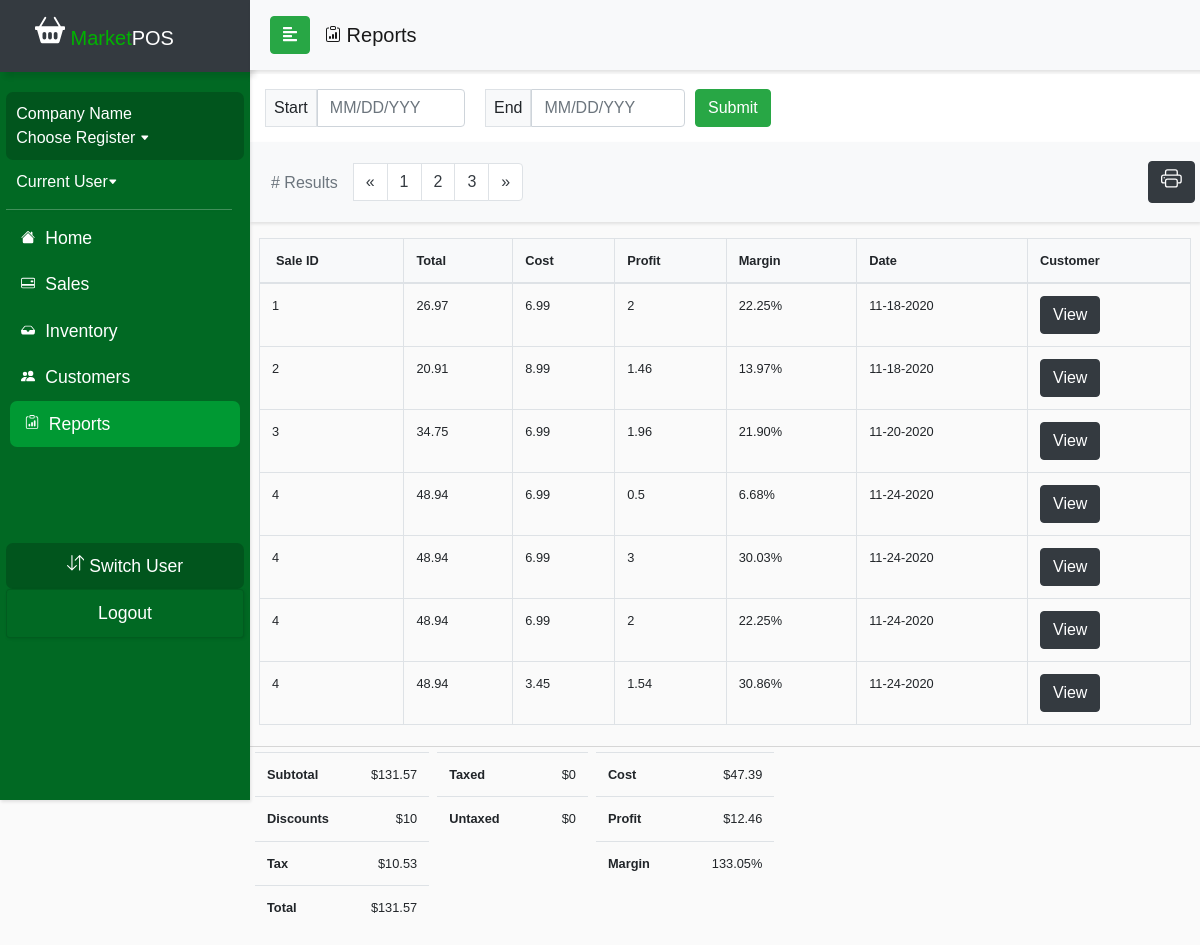
Before: /currentDraft/reportsMarginTemplate.php with the older database file.
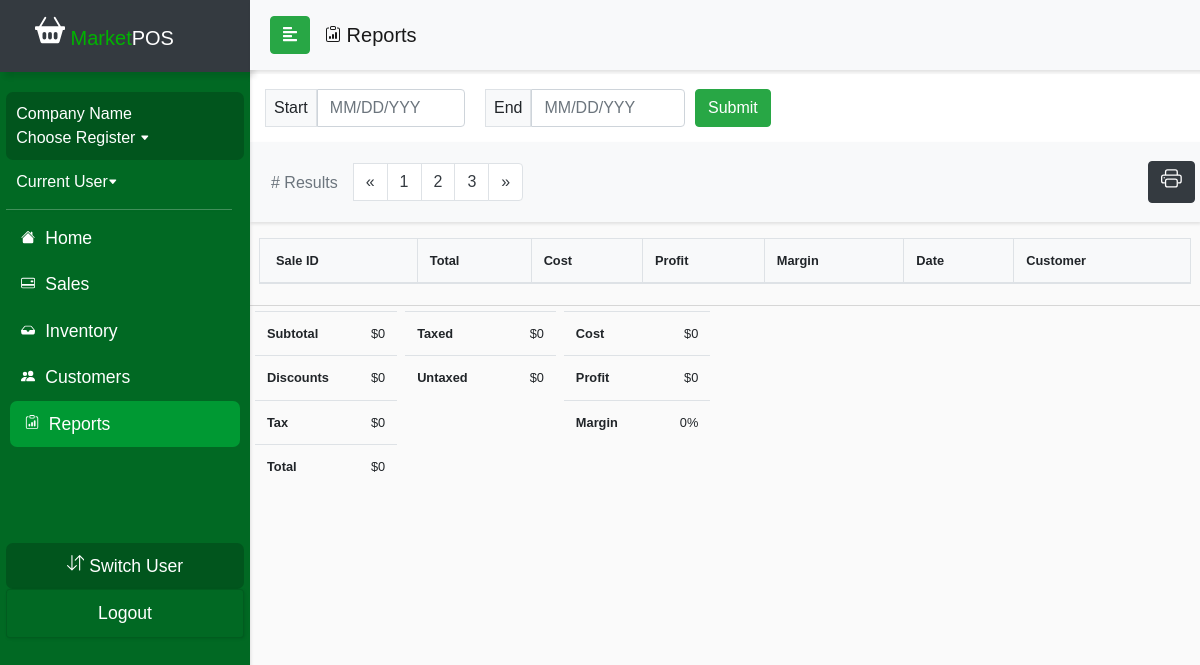
After: the same page with the newer database file.
### tables this page shows
CREATE TABLE `ticket_system` (
  `ticket_id` int(11) NOT NULL,
  `date` date DEFAULT NULL,
  `company_name` varchar(50) DEFAULT NULL,
  `time` time DEFAULT NULL,
  `quantity` int(11) DEFAULT NULL,
  `subtotal` float DEFAULT NULL,
  `total` float DEFAULT NULL,
  `discount` float DEFAULT NULL,
  `tax` float DEFAULT NULL,
  `tax_rate` float DEFAULT NULL,
  `cash` float DEFAULT NULL,
  `credit` float DEFAULT NULL,
  `cart_purchase` tinyint(1) DEFAULT NULL,
  `customer_id` int(11) DEFAULT NULL,
  `employee_id` int(11) DEFAULT NULL
);

CREATE TABLE `product_inventory` (
  `product_id` int(11) NOT NULL,
  `brand` varchar(50) NOT NULL,
  `description` varchar(50) NOT NULL,
  `productName` varchar(50) NOT NULL,
  `productType` varchar(50) NOT NULL,
  `productSubType` varchar(50) NOT NULL,
  `unit_price` float NOT NULL,
  `cost` float NOT NULL,
  `in_stock` int(11) NOT NULL,
  `vendor_id` int(11) DEFAULT NULL
);

### currentDraft/reportsMarginTemplate.php (the view, shortened to what the changed rows need)
<?php
include_once('config.php');
$query = "SELECT ticket_system.*, product_inventory.cost, product_inventory.unit_price FROM ticket_system
          LEFT JOIN cart_inprogress ON ticket_system.ticket_id=cart_inprogress.CID LEFT JOIN cart ON
          cart_inprogress.CID=cart.CID LEFT JOIN product_inventory ON cart.product_id=product_inventory.product_id";
$result = mysqli_query($conn, $query);
?>
<!DOCTYPE html>
<html>
<head>
  <link rel="stylesheet" href="css/bootstrap.min.css">
  <link rel="stylesheet" href="userStyle2.css">
  <link rel="stylesheet" href="css/jquery.mCustomScrollbar.min.css">
  <link rel="stylesheet" href="css/bootstrap-datepicker3.css">
</head>
<body>
  <div>
    <nav id="sidebar">
      <div class="sidebar-header bg-dark">
        <h1><span><a class="navbar-brand relative-top" href="indexDraft.php">
              <span style="color: #00b300"> Market</span>POS</a></h1>
      </div>
  </div>
  <div id="content">
    <br>
    <div class="wrapper" class="bg-white">
      <div class="row px-4 justify-content-center">
        <table class="table table-bordered table-hover mt-3" id="table" style="font-size:80%;">
          <thead class="bg-light">
            <tr>
              <th class="px-3"> Sale ID </th>
              <th> Total</th>
              <th> Cost </th>
              <th> Profit</th>
              <th> Margin </th>
              <th> Date </th>
              <th> Customer</th>
            </tr>
          </thead>
          <tbody >
          <?php
    if (isset($_POST['submit'])) {
    $DateBegin = date('Y-m-d', strtotime($_POST['sdate']));
    $DateEnd = date('Y-m-d', strtotime($_POST['edate']));
    $search = mysqli_real_escape_string($conn, $DateBegin);
    while ($row = mysqli_fetch_assoc($result)) {
    if (($row['date'] >= $DateBegin) && ($row['date'] <= $DateEnd)){
      $profit = $row['unit_price'] - $row['cost'];
        $operation = ($profit/$row['unit_price']) * 100;
        $margin = number_format($operation, 2, '.', '');
        echo "<tr><td>"
        . $row['ticket_id'] . "</td><td>". $row['total'] . "</td><td>" . $row['cost'] . "</td><td>"
        . $profit ."</td><td>" . $margin . "% </td><td>". date('m-d-Y', strtotime($row['date'])) . "</td><td><a class='btn btn-dark'
        role='button' href='customerDetail.php?Detail=". $row['customer_id'] . "'>View</a>";
      }
      }
        ?>
              </tbody>
            </table>
          </div>
          <div id="contentline"></div>
          <div class="row pl-3">
            <div class="px-1">
              <table class="table table-responsive" style="font-size:80%;">
                <thead>
                </thead>
                <tbody>
                  <tr>
                  <?php
                  $sum=0;
                  $sql = "SELECT subtotal FROM ticket_system WHERE date BETWEEN '$DateBegin' and '$DateEnd'";
                  $result = mysqli_query($conn, $sql);
                  while ($row = mysqli_fetch_assoc($result)) {
                       $sum += $row['subtotal'];
                  }
                  ?>
                    <th style="padding-right: 30px;"> Subtotal </th>
                    <td class="text-right">$<?php echo $sum; ?></td>
                  </tr>
                  <tr>
                  <?php
                  $sum=0;
                  $sql = "SELECT discount FROM ticket_system WHERE date BETWEEN '$DateBegin' and '$DateEnd'";
                  $result = mysqli_query($conn, $sql);
                  while ($row = mysqli_fetch_assoc($result)) {
                  $sum += $row['discount'];
                  }
                  ?>
                    <th style="padding-right: 30px;"> Discounts </th>
                    <td class="text-right">$<? echo $sum; ?></td>
                  </tr>
                  <tr>
                  <?php
                  $sum=0;
                  $sql = "SELECT tax FROM ticket_system WHERE date BETWEEN '$DateBegin' and '$DateEnd'";
                  $result = mysqli_query($conn, $sql);
                  while ($row = mysqli_fetch_assoc($result)) {
                  $sum += $row['tax'];
                  }
                  ?>
                    <th style="padding-right: 30px;"> Tax </th>
                    <td class="text-right">$<?php echo $sum; ?></td>
                  </tr>
                  <tr>
                  <?php
                  $sum=0;
                  $sql = "SELECT total FROM ticket_system WHERE date BETWEEN '$DateBegin' and '$DateEnd'";
                  $result = mysqli_query($conn, $sql);
                  while ($row = mysqli_fetch_assoc($result)) {
                  $sum += $row['total'];
                  }
                  ?>
                    <th style="padding-right: 30px;"> Total </th>
                    <td class="text-right">$<? echo $sum ?></td>
                  </tr>
                </tbody>
              </table>
            </div>
            <div class="px-1">
              <table class="table table-responsive" style="font-size:80%;">
                <thead>
                </thead>
                <tbody>
                  <tr>
                    <th style="padding-right: 50px;"> Taxed </th>
                    <td class="text-right">$0</td>
                  </tr>
                  <tr>
                    <th style="padding-right: 50px;"> Untaxed </th>
                    <td class="text-right">$0</td>
                  </tr>
                </tbody>
              </table>
            </div>
            <div class="px-1">
              <table class="table table-responsive" style="font-size:80%;">
                <thead>
                </thead>
                <tbody>
              <tr>
              <?php
              $sum=0;
              $sql = "SELECT ticket_system.*, product_inventory.cost, product_inventory.unit_price FROM ticket_system
                        LEFT JOIN cart_inprogress ON ticket_system.ticket_id=cart_inprogress.CID LEFT JOIN cart ON
                        cart_inprogress.CID=cart.CID LEFT JOIN product_inventory ON cart.product_id=product_inventory.product_id
                        WHERE date BETWEEN '$DateBegin' and '$DateEnd'";
              $result = mysqli_query($conn, $sql);
              while ($row = mysqli_fetch_assoc($result)) {
                      $sum += $row['cost'];
                }
              ?>
                <th style="padding-right: 50px;"> Cost </th>
                <td class="text-right">$<?php echo $sum; ?></td>
              </tr>
              <tr>
              <?php
              $sum=0;
              $sql = "SELECT ticket_system.*, product_inventory.cost, product_inventory.unit_price FROM ticket_system
                        LEFT JOIN cart_inprogress ON ticket_system.ticket_id=cart_inprogress.CID LEFT JOIN cart ON
                        cart_inprogress.CID=cart.CID LEFT JOIN product_inventory ON cart.product_id=product_inventory.product_id
                        WHERE date BETWEEN '$DateBegin' and '$DateEnd'";
              $result = mysqli_query($conn, $sql);
              while ($row = mysqli_fetch_assoc($result)) {
                $profit = $row['unit_price'] - $row['cost'];
                      $sum += $profit;
                }
              ?>
                <th style="padding-right: 50px;"> Profit </th>
                <td class="text-right">$<?php echo $sum; ?></td>
              </tr>
              <tr>
              <?php
              $sum=0;
              $sql = "SELECT ticket_system.*, product_inventory.cost, product_inventory.unit_price FROM ticket_system
                        LEFT JOIN cart_inprogress ON ticket_system.ticket_id=cart_inprogress.CID LEFT JOIN cart ON
                        cart_inprogress.CID=cart.CID LEFT JOIN product_inventory ON cart.product_id=product_inventory.product_id
                        WHERE date BETWEEN '$DateBegin' and '$DateEnd'";
              $result = mysqli_query($conn, $sql);
              while ($row = mysqli_fetch_assoc($result)) {
                $operation = ($profit/$row['unit_price']) * 100;
                $margin = number_format($operation, 2, '.', '');
                      $sum += $margin;
                }
              ?>
                <th style="padding-right: 50px;"> Margin </th>
                <td class="text-right"><?php echo $sum; ?>%</td>
              </tr>
            </tbody>
              </table>
            </div>
          </div>
        </div>
    <?php
    }
    else {
      while ($row = mysqli_fetch_assoc($result)) {
        $profit = $row['unit_price'] - $row['cost'];
        $operation = ($profit/$row['unit_price']) * 100;
        $margin = number_format($operation, 2, '.', '');
        echo "<tr><td>"
        . $row['ticket_id'] . "</td><td>". $row['total'] . "</td><td>" . $row['cost'] . "</td><td>" .
        $profit . "</td><td>" . $margin . "% </td><td>". date('m-d-Y', strtotime($row['date'])) . "</td><td><a class='btn btn-dark'
        role='button' href='customerDetail.php?Detail=". $row['customer_id'] . "'>View</a>";
      }
    }
    ?>
          </tbody>
        </table>
      </div>
      <div class="row pl-3">
        <div class="px-1">
          <table class="table table-responsive" style="font-size:80%;">
            <tbody>
              <tr>
              <?php
                  $sum=0;
                  $sql = "SELECT * FROM ticket_system";
                  $result = mysqli_query($conn, $sql);
                  while ($row = mysqli_fetch_assoc($result)) {
                  $sum += $row['subtotal'];
                  }
                  ?>
                    <th style="padding-right: 30px;"> Subtotal </th>
                    <td class="text-right">$<?php echo $sum; ?></td>
                  </tr>
                  <tr>
                  <?php
                  $sum=0;
                  $sql = "SELECT * FROM ticket_system";
                  $result = mysqli_query($conn, $sql);
                  while ($row = mysqli_fetch_assoc($result)) {
                  $sum += $row['discount'];
                  }
                  ?>
                    <th style="padding-right: 30px;"> Discounts </th>
                    <td class="text-right">$<? echo $sum; ?></td>
                  </tr>
                  <tr>
                  <?php
                  $sum=0;
                  $sql = "SELECT * FROM ticket_system";
                  $result = mysqli_query($conn, $sql);
                  while ($row = mysqli_fetch_assoc($result)) {
                  $sum += $row['tax'];
                  }
                  ?>
                    <th style="padding-right: 30px;"> Tax </th>
                    <td class="text-right">$<?php echo $sum; ?></td>
                  </tr>
                  <tr>
                  <?php
                  $sum=0;
                  $sql = "SELECT * FROM ticket_system";
                  $result = mysqli_query($conn, $sql);
                  while ($row = mysqli_fetch_assoc($result)) {
                  $sum += $row['total'];
                  }
                  ?>
                    <th style="padding-right: 30px;"> Total </th>
                    <td class="text-right">$<? echo $sum; ?></td>
                  </tr>
            </tbody>
          </table>
        </div>
        <div class="px-1">
          <table class="table table-responsive" style="font-size:80%;">
            <tbody>
              <tr>
                <th style="padding-right: 50px;"> Taxed </th>
              </tr>
              <tr>
                <th style="padding-right: 50px;"> Untaxed </th>
              </tr>
            </tbody>
          </table>
        </div>
        <div class="px-1">
          <table class="table table-responsive" style="font-size:80%;">
            <tbody>
              <tr>
              <?php
              $sum=0;
              $sql = "SELECT ticket_system.*, product_inventory.cost, product_inventory.unit_price FROM ticket_system
                        LEFT JOIN cart_inprogress ON ticket_system.ticket_id=cart_inprogress.CID LEFT JOIN cart ON
                        cart_inprogress.CID=cart.CID LEFT JOIN product_inventory ON cart.product_id=product_inventory.product_id";
              $result = mysqli_query($conn, $sql);
              while ($row = mysqli_fetch_assoc($result)) {
                      $sum += $row['cost'];
                }
              ?>
                <th style="padding-right: 50px;"> Cost </th>
                <td class="text-right">$<?php echo $sum; ?></td>
              </tr>
              <tr>
              <?php
              $sum=0;
              $sql = "SELECT ticket_system.*, product_inventory.cost, product_inventory.unit_price FROM ticket_system
                        LEFT JOIN cart_inprogress ON ticket_system.ticket_id=cart_inprogress.CID LEFT JOIN cart ON
                        cart_inprogress.CID=cart.CID LEFT JOIN product_inventory ON cart.product_id=product_inventory.product_id";
              $result = mysqli_query($conn, $sql);
              while ($row = mysqli_fetch_assoc($result)) {
                $profit = $row['unit_price'] - $row['cost'];
                      $sum += $profit;
                }
              ?>
                <th style="padding-right: 50px;"> Profit </th>
                <td class="text-right">$<?php echo $sum; ?></td>
              </tr>
              <tr>
              <?php
              $sum=0;
              $sql = "SELECT ticket_system.*, product_inventory.cost, product_inventory.unit_price FROM ticket_system
                        LEFT JOIN cart_inprogress ON ticket_system.ticket_id=cart_inprogress.CID LEFT JOIN cart ON
                        cart_inprogress.CID=cart.CID LEFT JOIN product_inventory ON cart.product_id=product_inventory.product_id";
              $result = mysqli_query($conn, $sql);
              while ($row = mysqli_fetch_assoc($result)) {
                $operation = ($profit/$row['unit_price']) * 100;
                $margin = number_format($operation, 2, '.', '');
                      $sum += $margin;
                }
              ?>
                <th style="padding-right: 50px;"> Margin </th>
                <td class="text-right"><?php echo $sum; ?>%</td>
              </tr>
            </tbody>
          </table>
        </div>
      </div>
    </div>
</body>
</html>

Changed rows visible on the page:
removed ticket_system: ticket_id "1", total "26.97", product_inventory.cost "6.99", product_inventory.unit_price+cost "2", product_inventory.unit_price+cost "22.25", date "11-18-2020"
removed ticket_system: ticket_id "2", total "20.91", product_inventory.cost "8.99", product_inventory.unit_price+cost "1.46", product_inventory.unit_price+cost "13.97", date "11-18-2020"
removed ticket_system: ticket_id "3", total "34.75", product_inventory.cost "6.99", product_inventory.unit_price+cost "1.96", product_inventory.unit_price+cost "21.90", date "11-20-2020"
removed ticket_system: ticket_id "4", total "48.94", product_inventory.cost "6.99", product_inventory.unit_price+cost "0.5", product_inventory.unit_price+cost "6.68", date "11-24-2020", product_inventory.unit_price+cost "3", product_inventory.unit_price+cost "30.03", product_inventory.unit_price+cost "2", product_inventory.unit_price+cost "22.25", product_inventory.cost "3.45", product_inventory.unit_price+cost "1.54", product_inventory.unit_price+cost "30.86"
Other visible differences:
$sum: "131.57" → "0"
$sum: "10" → "0"
$sum: "10.53" → "0"
$sum: "47.39" → "0"
$sum: "12.46" → "0"
$sum: "133.05" → "0"
